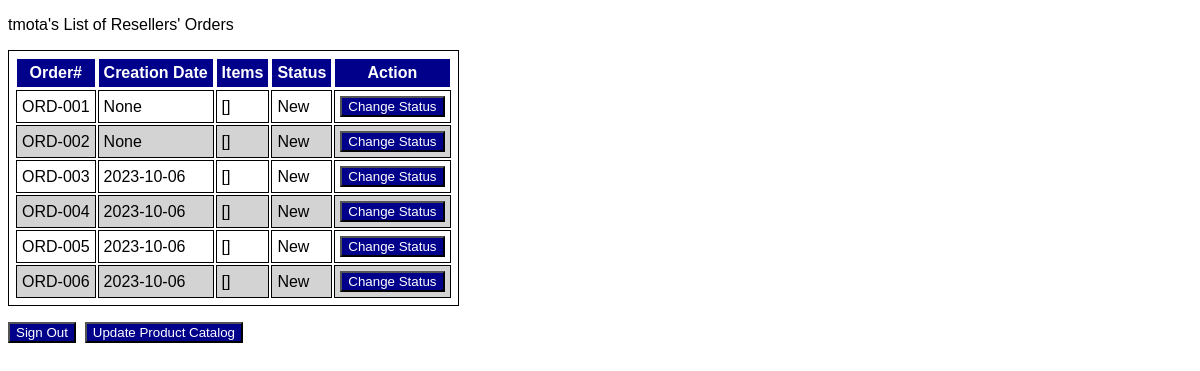
The page /orders (signed in) on the database its author committed.
### app/models.py (models this page shows)
class User(db.Model, UserMixin):
    __tablename__ = "users"
    id = db.Column(db.String, primary_key=True) # user id
    email = db.Column(db.String, unique=True, nullable=False) # email address
    passwd = db.Column(db.String) # password
    creation_date = db.Column(db.String) # date of creation
    role = db.Column(db.String) # user role

class Order(db.Model):
    __tablename__ = "orders"
    number = db.Column(db.String(), primary_key=True) # order number
    creation_date = db.Column(db.String()) # order creation date
    status = db.Column(db.String()) # order status
    items = db.relationship("Item", cascade="delete") # order items
    reseller_id = db.Column(db.String, db.ForeignKey("resellers.id"), primary_key = True) # user id

### app/routes.py (the view, shortened to what this page needs)
@app.route('/orders')
@login_required
def orders(): # COMPLETE
    if current_user.role == "admin" : # This line's purpose is to check if the current user is an admin
        all_orders = Order.query.all() # This line's purpose is to get the list of all orders
        return render_template('admin_orders.html', orders = all_orders) # This line's purpose is to render the orders page with the list of all orders

### app/__init__.py (called while the page is built)
@login_manager.user_loader
def load_user(id):
    try:
        return db.session.query(User).filter(User.id==id).one()
    except:
        return None

### templates/admin_orders.html (shortened to what this page needs)
{% extends 'base.html' %}
{% block main %}
    <p>{{ current_user.id }}'s List of Resellers' Orders</p>
    <table>
        <tr>
            <th>Order#</th>
            <th>Creation Date</th>
            <th>Items</th>
            <th>Status</th>
            <th>Action</th>
        </tr>
        {% for order in orders %}
            {% if loop.index % 2 == 0 %}
                <tr class="even_row">
            {% else %}
                <tr class="odd_row">
            {% endif %}
                    <td>{{ order.number }}</td>
                    <td>{{ order.creation_date }}</td>
                    <td>{{ order.items }}</td>
                    <td>{{ order.status }}</td>
                    <td><button type="button" class="button" onclick=confirmed_action("{{ url_for('orders_change_status', order_number=order.number) }}")>Change Status</button></td>
                </tr>
        {% endfor %}
    </table>
    <p />
    <button type="button" class="button" onclick="simple_action('{{ url_for('users_signout') }}')">Sign Out</button>&nbsp;&nbsp;<button type="button" class="button" onclick="simple_action('{{ url_for('catalog_update') }}')">Update Product Catalog</button>
{% endblock %}

### static/style.css (style rules this page uses)
body { font-family: Arial, Helvetica, sans-serif; font-size: medium; }
table, th, td { border: 1px solid; padding: 5px }
th { background-color: darkblue; color: white }
.odd_row { background-color: white; }
.even_row { background-color: lightgray; }
.button { background-color: darkblue; color: white; }

### rows shown on the page
User: id "tmota"
Order: number "ORD-001", creation_date "None", items "[]", status "New"
Order: number "ORD-002", creation_date "None", items "[]", status "New"
Order: number "ORD-003", creation_date "2023-10-06", items "[]", status "New"
Order: number "ORD-004", creation_date "2023-10-06", items "[]", status "New"
Order: number "ORD-005", creation_date "2023-10-06", items "[]", status "New"
Order: number "ORD-006", creation_date "2023-10-06", items "[]", status "New"
